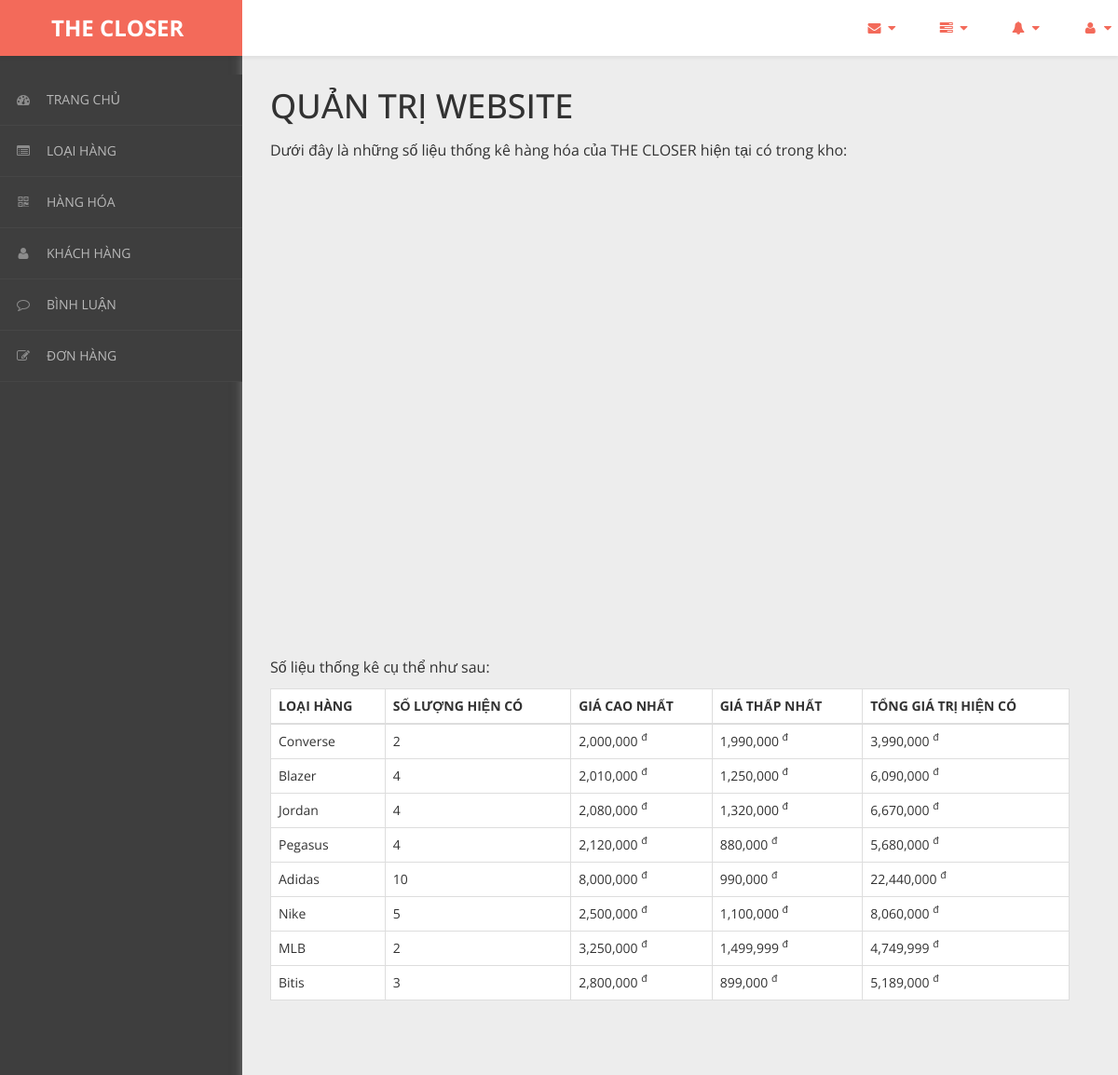
Screenshot of /admin/content/thong-ke/thong-ke-list.php with the database file from the repository.
### tables this page shows
CREATE TABLE `loai_hang` (
  `ma_loai` int(11) NOT NULL,
  `ten_loai` varchar(50) NOT NULL
);

### admin/dao/pdo.php (called while the page is built, shortened)
<?php
    function pdo_get_connection(){
        $pdo = new PDO("mysql:host=localhost;dbname=bigshoes",'root','');
        $pdo->setAttribute(PDO::ATTR_ERRMODE, PDO::ERRMODE_EXCEPTION);
        return $pdo;
    }
    function pdo_query($sql){
        $sql_args = array_slice(func_get_args(),1);
        try{
            $conn = pdo_get_connection();
            $stmt = $conn ->prepare($sql);
            $stmt -> execute($sql_args);
            $rows = $stmt -> fetchAll();
            return $rows;
        }catch(PDOException $e){
            throw $e;
        }finally{
            unset($conn);
        }
    }
    ?>

### admin/dao/thong-ke.php (called while the page is built, shortened)
<?php
    require_once ('pdo.php');
    function thong_ke_hang_hoa(){
    $sql = "SELECT lo.ma_loai, lo.ten_loai,"
            . " COUNT(*) so_luong,"
            . " MIN(hh.don_gia) gia_min,"
            . " MAX(hh.don_gia) gia_max,"
            . " SUM(hh.don_gia) gia_sum"
            . " FROM hang_hoa hh "
            . " JOIN loai_hang lo ON lo.ma_loai=hh.ma_loai "
            . " GROUP BY lo.ma_loai, lo.ten_loai";
    return pdo_query($sql);
    }
?>

### admin/content/thong-ke/thong-ke-list.php (the view, shortened to what this page needs)
<!DOCTYPE html>
<html xmlns="http://www.w3.org/1999/xhtml">
<head>
    <link href="../../../css/admin/css/bootstrap.css" rel="stylesheet" />
    <link href="../../../css/admin/css/font-awesome.css" rel="stylesheet" />
    <link href="../../../css/admin/css/custom-styles.css" rel="stylesheet" />
                <?php
                require_once ('../../dao/thong-ke.php');
                $items = thong_ke_hang_hoa();
                ?>
</head>
<body>
    <div id="wrapper">
        <nav class="navbar navbar-default top-navbar" role="navigation">
            <div class="navbar-header">
                <a class="navbar-brand" href="../../../../bigshoes/trang-chinh/"><strong style = "margin-left: 40px;">THE CLOSER</strong></a>
            </div>
            <ul class="nav navbar-top-links navbar-right">
                <li class="dropdown">
                    <a class="dropdown-toggle" data-toggle="dropdown" href="#" aria-expanded="false">
                        <i class="fa fa-envelope fa-fw"></i> <i class="fa fa-caret-down"></i>
                    </a>
                </li>
                <li class="dropdown">
                    <a class="dropdown-toggle" data-toggle="dropdown" href="#" aria-expanded="false">
                        <i class="fa fa-tasks fa-fw"></i> <i class="fa fa-caret-down"></i>
                    </a>
                </li>
                <li class="dropdown">
                    <a class="dropdown-toggle" data-toggle="dropdown" href="#" aria-expanded="false">
                        <i class="fa fa-bell fa-fw"></i> <i class="fa fa-caret-down"></i>
                    </a>
                </li>
                <li class="dropdown">
                    <a class="dropdown-toggle" data-toggle="dropdown" href="#" aria-expanded="false">
                        <i class="fa fa-user fa-fw"></i> <i class="fa fa-caret-down"></i>
                    </a>
                </li>
            </ul>
        </nav>
        <nav class="navbar-default navbar-side" role="navigation">
            <div class="sidebar-collapse">
                <ul class="nav" id="main-menu">
                <li>
                        <a href="../thong-ke/thong-ke-list.php"><i class="fa fa-dashboard"></i>TRANG CHỦ</a>
                    </li>
                    <li>
                        <a href="../loai-hang/loai-hang-list.php"><i class="fa fa-list-alt" aria-hidden="true"></i>LOẠI HÀNG</a>
                    </li>
                    <li>
                        <a href="../hang-hoa/hang-hoa-list.php"><i class="fa fa-qrcode"></i>HÀNG HÓA</a>
                    </li>
                    <li>
                        <a href="../khach-hang/khach-hang-list.php"><i class="fa fa-user"></i>KHÁCH HÀNG</a>
                    </li>
                    <li>
                        <a href="../binh-luan/binh-luan-list.php"><i class="fa fa-comment-o" aria-hidden="true"></i>BÌNH LUẬN</a>
                    </li>
                    <li>
                        <a href="../hoa-don/hoa-don-list.php"><i class="fa fa-edit"></i>ĐƠN HÀNG</a>
                    </li>
                </ul>
            </div>
        </nav>
        <div id="page-wrapper">
		  <div class="header">
                        <div class="page-header">
                            <h1>QUẢN TRỊ WEBSITE</h1>
                            <p>Dưới đây là những số liệu thống kê hàng hóa của THE CLOSER hiện tại có trong kho: </p>
                            <div id="columnchart_values" style="width: 100%; height: 300px;"></div><br><br><br><br><br><br><br><br><br><br>
                              <p>Số liệu thống kê cụ thể như sau: </p>
                              <table class="table table-bordered" style = "background-color:#fff">
                                <thead>
                                  <tr>
                                    <th>LOẠI HÀNG</th>
                                    <th>SỐ LƯỢNG HIỆN CÓ</th>
                                    <th>GIÁ CAO NHẤT</th>
                                    <th>GIÁ THẤP NHẤT</th>
                                    <th>TỔNG GIÁ TRỊ HIỆN CÓ</th>
                                  </tr>
                                </thead>
                                <tbody>
                                <?php foreach($items as $item){
                                     extract($item);
                                    ?>
                                  <tr>
                                    <td><?=$ten_loai?></td>
                                    <td><?=$so_luong?></td>
                                    <td><?=number_format($gia_max)?> <sup>đ</sup></td>
                                    <td><?=number_format($gia_min)?> <sup>đ</sup></td>
                                    <td><?=number_format($gia_sum)?> <sup>đ</sup></td>
                                  </tr>
                                <?php } ?>
                                </tbody>
                              </table>
                        </div>
		</div>
            </div>
        </div>
</body>
</html>

### css/admin/css/custom-styles.css (style rules this page uses)
body { font-family: 'Open Sans', sans-serif; background: #3E3E3E; }
#wrapper { width: 100%; }
#page-wrapper { padding: 15px 15px; min-height: 600px; background: #EDEDED; }
h1, .h1, h2, .h2, h3, .h3 { margin-top: 7px; margin-bottom: -5px; }
p { font-size:16px; line-height:25px; padding-top:20px; }
.navbar-side { z-index: 0; }
.navbar-side .nav > li > a > i { color: #8C8C8C;padding: 8px;width: 30px;text-align: center; }
.top-navbar { position: fixed; width: 100%; z-index: 300; -webkit-box-shadow: 0 3px 3px rgba(0, 0, 0, 0.05); -moz-box-shadow: 0 3px 3px rgba(0, 0, 0, 0.05); box-shadow: 0 3px 3px rgba(0, 0, 0, 0.05); }
.navbar-side { z-index: 1; position: fixed; width: 260px; top: 80px; }
#page-wrapper { position: relative; top: 55px; box-shadow: 0 0 10px #757575; -moz-box-shadow: 0 0 10px #757575; -webkit-box-shadow: 0 0 10px #757575; }
.page-header { margin: 0;border-bottom: 1px solid transparent;text-align: left;background-color: rgb(237, 237, 237);padding: 32px 22px 32px 0;color: #323232; }
.header { margin: 0 30px; }
.top-navbar { margin:0px; }
.top-navbar .navbar-brand { color: #fff;width: 260px;text-align: left;height: 60px;font-size: 24px;font-weight: 700;line-height: 30px;background: #F36A5A; }
.top-navbar .nav > li { position: relative; display: inline-block; margin: 0px; padding: 0px; }
.top-navbar .nav > li > a { position: relative; display: block; padding: 20px;color: #FFFFFF; margin: 0px; }
.sidebar-collapse , .sidebar-collapse .nav { background:none; }
.sidebar-collapse .nav { padding:0; }
.sidebar-collapse .nav > li > a { color: #B8B8B8; background:transparent; text-shadow:none; font-size: 14px; }
.sidebar-collapse > .nav > li > a { padding: 12px 10px; }
.sidebar-collapse > .nav > li { border-bottom: 1px solid rgba(107, 108, 109, 0.19); }
.navbar-side { border:none; background: #3E3E3E; }
.top-navbar { background: #FFFFFF; border-bottom:none; }
.top-navbar .nav > li > a > i { margin-right: 2px; }
.navbar-default { border:0px solid black; }
.navbar-header { background: transparent; }
.nav > li > a > i { margin-right:10px; color: rgb(243, 106, 90); }
@media (min-width:768px) { #page-wrapper { margin: 0 0 0 260px; padding: 0; min-height: 1200px; } }
@media (min-width:768px) { .navbar-side { width: 260px; z-index: 1; } }
@media (min-width:768px) { .navbar { border-radius: 0px; } }

### rows the page displays
loai_hang: ten_loai "Converse", so_luong "2", gia_max "2,000,000", gia_min "1,990,000", gia_sum "3,990,000"
loai_hang: ten_loai "Blazer", so_luong "4", gia_max "2,010,000", gia_min "1,250,000", gia_sum "6,090,000"
loai_hang: ten_loai "Jordan", so_luong "4", gia_max "2,080,000", gia_min "1,320,000", gia_sum "6,670,000"
loai_hang: ten_loai "Pegasus", so_luong "4", gia_max "2,120,000", gia_min "880,000", gia_sum "5,680,000"
loai_hang: ten_loai "Adidas", so_luong "10", gia_max "8,000,000", gia_min "990,000", gia_sum "22,440,000"
loai_hang: ten_loai "Nike", so_luong "5", gia_max "2,500,000", gia_min "1,100,000", gia_sum "8,060,000"
loai_hang: ten_loai "MLB", so_luong "2", gia_max "3,250,000", gia_min "1,499,999", gia_sum "4,749,999"
loai_hang: ten_loai "Bitis", so_luong "3", gia_max "2,800,000", gia_min "899,000", gia_sum "5,189,000"
